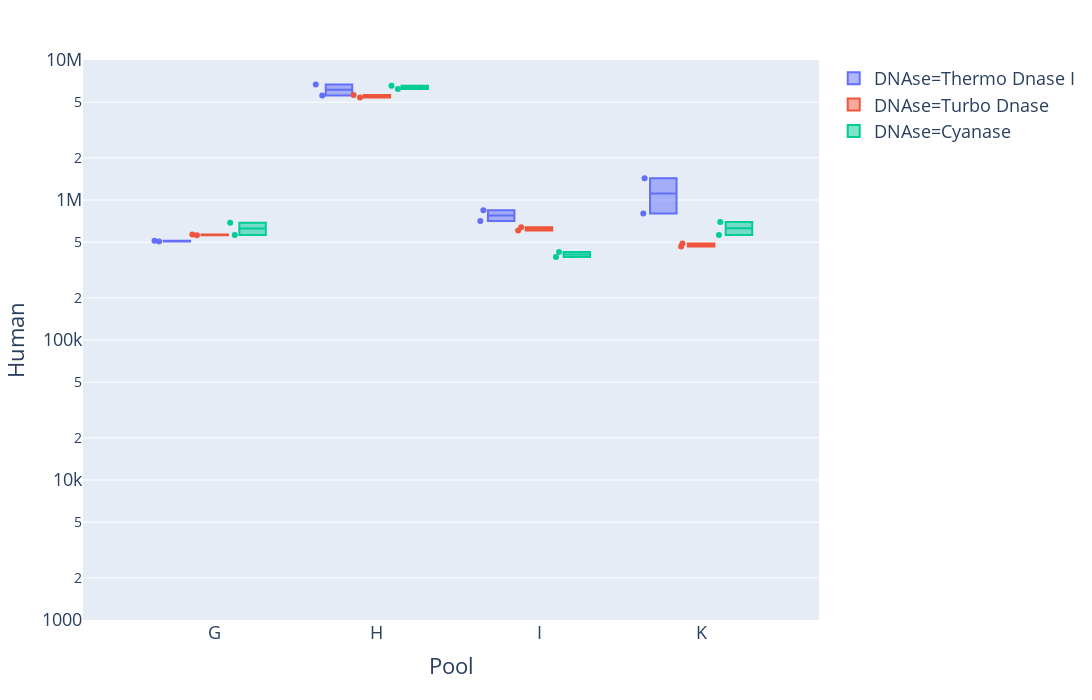

Notebook source saved alongside this figure:
### Markdown cell above
## Human Reads

### Code cell
fig = px.box(
    merged[~(merged['Pool'] == 'Pool 7')].replace({
        'Pool 1': 'G',
        'Pool 5': 'H',
        'Pool 6': 'I',
        'Pool 7': 'J',
        'Pool 8': 'K'
    }),
    x='Pool',
#     x='Organism',
    y='Human',
    color='DNAse',
    points='all',
    hover_data=['Accession'],
    log_y=True
)
fig.update_layout(height=700)
fig.update_layout(
    font=dict(size=18),
    height=700,
    width=1400
)
fig.update_yaxes(range=[3, 7])
fig.show()
fig.write_html('plots/Human_normalized_reads.html')

### Figure 1 — Plotly figure (JSON) as saved in the notebook; plotly's stock layout.template omitted (floating-point values rounded to 4 significant figures)
{"data": [{"alignmentgroup": "True", "boxpoints": "all", "customdata": [["IDBD-D101193"], ["IDBD-D101194"], ["IDBD-D101195"], ["IDBD-D101196"], ["IDBD-D101197"], ["IDBD-D101198"], ["IDBD-D101201"], ["IDBD-D101202"]], "hoverlabel": {"namelength": 0}, "hovertemplate": "DNAse=Thermo Dnase I<br>Pool=%{x}<br>Human=%{y}<br>Accession=%{customdata[0]}", "legendgroup": "DNAse=Thermo Dnase I", "marker": {"color": "#636efa"}, "name": "DNAse=Thermo Dnase I", "notched": false, "offsetgroup": "DNAse=Thermo Dnase I", "orientation": "v", "showlegend": true, "type": "box", "x": ["G", "G", "H", "H", "I", "I", "K", "K"], "x0": " ", "xaxis": "x", "y": [510600.0, 504600.0, 6679000.0, 5580000.0, 707500.0, 844200.0, 1429000.0, 800900.0], "y0": " ", "yaxis": "y"}, {"alignmentgroup": "True", "boxpoints": "all", "customdata": [["IDBD-D101203"], ["IDBD-D101204"], ["IDBD-D101205"], ["IDBD-D101206"], ["IDBD-D101207"], ["IDBD-D101208"], ["IDBD-D101211"], ["IDBD-D101212"]], "hoverlabel": {"namelength": 0}, "hovertemplate": "DNAse=Turbo Dnase<br>Pool=%{x}<br>Human=%{y}<br>Accession=%{customdata[0]}", "legendgroup": "DNAse=Turbo Dnase", "marker": {"color": "#EF553B"}, "name": "DNAse=Turbo Dnase", "notched": false, "offsetgroup": "DNAse=Turbo Dnase", "orientation": "v", "showlegend": true, "type": "box", "x": ["G", "G", "H", "H", "I", "I", "K", "K"], "x0": " ", "xaxis": "x", "y": [566000.0, 559400.0, 5403000.0, 5617000.0, 604800.0, 639400.0, 488200.0, 465500.0], "y0": " ", "yaxis": "y"}, {"alignmentgroup": "True", "boxpoints": "all", "customdata": [["IDBD-D101213"], ["IDBD-D101214"], ["IDBD-D101215"], ["IDBD-D101216"], ["IDBD-D101217"], ["IDBD-D101218"], ["IDBD-D101221"], ["IDBD-D101222"]], "hoverlabel": {"namelength": 0}, "hovertemplate": "DNAse=Cyanase<br>Pool=%{x}<br>Human=%{y}<br>Accession=%{customdata[0]}", "legendgroup": "DNAse=Cyanase", "marker": {"color": "#00cc96"}, "name": "DNAse=Cyanase", "notched": false, "offsetgroup": "DNAse=Cyanase", "orientation": "v", "showlegend": true, "type": "box", "x": ["G", "G", "H", "H", "I", "I", "K", "K"], "x0": " ", "xaxis": "x", "y": [686900.0, 563100.0, 6218000.0, 6559000.0, 425100.0, 391800.0, 697400.0, 561300.0], "y0": " ", "yaxis": "y"}], "layout": {"boxmode": "group", "font": {"size": 18}, "height": 700, "legend": {"tracegroupgap": 0}, "margin": {"t": 60}, "width": 1400, "xaxis": {"anchor": "y", "autorange": true, "domain": [0, 1], "range": [-0.8068, 3.727], "title": {"text": "Pool"}, "type": "category"}, "yaxis": {"anchor": "x", "domain": [0, 1], "range": [3, 7], "title": {"text": "Human"}, "type": "log"}}}
